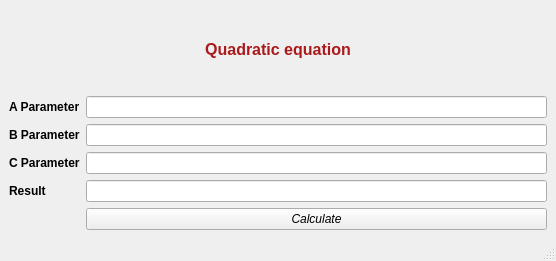
<?xml version="1.0" encoding="UTF-8"?>
<ui version="4.0">
 <class>MainWindow</class>
 <widget class="QMainWindow" name="MainWindow">
  <property name="geometry">
   <rect>
    <x>0</x>
    <y>0</y>
    <width>556</width>
    <height>261</height>
   </rect>
  </property>
  <property name="windowTitle">
   <string>MainWindow</string>
  </property>
  <widget class="QWidget" name="centralwidget">
   <layout class="QVBoxLayout" name="verticalLayout_2">
    <item>
     <layout class="QVBoxLayout" name="verticalLayout">
      <item>
       <widget class="QLabel" name="label">
        <property name="font">
         <font>
          <pointsize>12</pointsize>
          <weight>75</weight>
          <bold>true</bold>
         </font>
        </property>
        <property name="styleSheet">
         <string notr="true">color: rgb(170, 25, 27);</string>
        </property>
        <property name="text">
         <string>Quadratic equation</string>
        </property>
        <property name="alignment">
         <set>Qt::AlignCenter</set>
        </property>
       </widget>
      </item>
      <item>
       <layout class="QFormLayout" name="formLayout">
        <item row="0" column="0">
         <widget class="QLabel" name="aParameterLabel">
          <property name="font">
           <font>
            <weight>75</weight>
            <bold>true</bold>
           </font>
          </property>
          <property name="text">
           <string>A Parameter</string>
          </property>
         </widget>
        </item>
        <item row="0" column="1">
         <widget class="QLineEdit" name="aParameterLineEdit"/>
        </item>
        <item row="1" column="0">
         <widget class="QLabel" name="bParameterLabel">
          <property name="font">
           <font>
            <weight>75</weight>
            <bold>true</bold>
           </font>
          </property>
          <property name="text">
           <string>B Parameter</string>
          </property>
         </widget>
        </item>
        <item row="1" column="1">
         <widget class="QLineEdit" name="bParameterLineEdit"/>
        </item>
        <item row="2" column="0">
         <widget class="QLabel" name="cParameterLabel">
          <property name="font">
           <font>
            <weight>75</weight>
            <bold>true</bold>
           </font>
          </property>
          <property name="text">
           <string>C Parameter</string>
          </property>
         </widget>
        </item>
        <item row="2" column="1">
         <widget class="QLineEdit" name="cParameterLineEdit"/>
        </item>
        <item row="3" column="0">
         <widget class="QLabel" name="resultLabel">
          <property name="font">
           <font>
            <weight>75</weight>
            <bold>true</bold>
           </font>
          </property>
          <property name="text">
           <string>Result</string>
          </property>
         </widget>
        </item>
        <item row="3" column="1">
         <widget class="QLineEdit" name="resultLineEdit"/>
        </item>
        <item row="4" column="1">
         <widget class="QPushButton" name="pushButton">
          <property name="font">
           <font>
            <italic>true</italic>
           </font>
          </property>
          <property name="text">
           <string>Calculate</string>
          </property>
         </widget>
        </item>
       </layout>
      </item>
     </layout>
    </item>
   </layout>
  </widget>
  <widget class="QMenuBar" name="menubar">
   <property name="geometry">
    <rect>
     <x>0</x>
     <y>0</y>
     <width>556</width>
     <height>26</height>
    </rect>
   </property>
  </widget>
  <widget class="QStatusBar" name="statusbar"/>
 </widget>
 <resources/>
 <connections/>
</ui>
